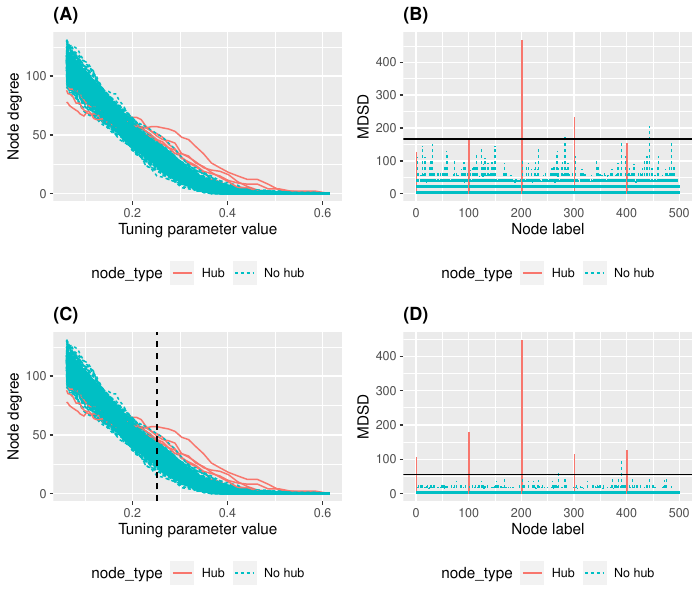

The script that saved this image:

# 21.03.2024

library(hglasso)
library(huge)
library(ggplot2)
library(dplyr)
library(gridExtra)

source("functions/hub_detection_huge.R")

p = 500
n = 50

set.seed(1)

true_nmb_hubs = 5

Data = huge.generator(n = n, d = p, graph = "hub", g = true_nmb_hubs)

Sigma = Data$sigma

A_true = Data$theta

A_true = as.matrix(A_true)

true_hubs = colSums(A_true)

true_hubs = order(-true_hubs)[1:true_nmb_hubs]

X = MASS::mvrnorm(n = n, mu = rep(0, p), Sigma)

nlambda = 50

res = huge(X, nlambda = nlambda, method = "glasso")

burn_thr = 0.5

hub_res = hub_detection_huge(huge_est = res, burn_thr = burn_thr, plot = FALSE)

degree_data = hub_res$raw_data

node_h = rep("No hub", p)
node_h[true_hubs] = "Hub"
node_h = as.factor(node_h)

degree_data$node_type = rep(node_h, each = nlambda)

p1 = ggplot(degree_data, 
            aes(x = lambda, y = Degree, group = node, color = node_type)
) +
  geom_line(aes(lty = node_type)) +
  theme(legend.position = "bottom", 
        plot.title = element_text(face = "bold")
  ) + 
  ylab("Node degree") +
  xlab("Tuning parameter value") +
  labs(title = "(A)")

p1

sol_path_data = hub_res$sol_path_data

sol_path_data$node_type = node_h

p2 = ggplot(sol_path_data, aes(x = node, y = MDSD)) +
  geom_segment(
    aes(x = node, xend = node, y = 0, yend = MDSD, 
        colour = node_type, lty = node_type)
  ) +
  theme(axis.ticks.x=element_blank(),
        legend.position = "bottom",
        plot.title = element_text(face = "bold")
  ) +
  ylab("MDSD") +
  xlab("Node label") +
  labs(title = "(B)")

p2

MDSD_p = mean(sol_path_data$MDSD)

p2 = p2 + geom_hline(yintercept = 3*MDSD_p)

p2

## When degree distribution skewness is taken into account,

node_names = as.character(1:p)

Degree_lambda = matrix(0, nrow = p, ncol = nlambda)

colnames(Degree_lambda) = res$lambda
rownames(Degree_lambda) = node_names

for(j in 1:nlambda){
  
  d_temp = colSums(as.matrix(res$path[[j]]))
  
  names(d_temp) = node_names
  
  Degree_lambda[node_names, j] = d_temp
  
}

d_skewness = apply(Degree_lambda, 2, e1071::skewness)

d_skewness[is.na(d_skewness)] = 0

burn = which(d_skewness < burn_thr)

thr = res$lambda[burn[2]]

p3 = ggplot(degree_data, 
            aes(x = lambda, y = Degree, group = node, color = node_type)
) +
  geom_line(aes(lty = node_type)) +
  theme(legend.position = "bottom", 
        plot.title = element_text(face = "bold")
  ) + 
  ylab("Node degree") +
  xlab("Tuning parameter value") +
  labs(title = "(C)") +
  geom_vline(xintercept = thr, linetype = "dashed")

p3

p4 = ggplot(sol_path_data, aes(x = node, y = MDSD_burn)) +
  geom_segment(
    aes(x = node, xend = node, y = 0, yend = MDSD_burn, 
        colour = node_type, lty = node_type)
  ) +
  theme(axis.ticks.x=element_blank(),
        legend.position = "bottom",
        plot.title = element_text(face = "bold")
  ) +
  ylab("MDSD") +
  xlab("Node label") +
  labs(title = "(D)")

p4

MDSD_burn_p = mean(sol_path_data$MDSD_burn)

p4 = p4 + geom_hline(yintercept = 3*MDSD_burn_p)

p4

##

grid.arrange(p1, p2, p3, p4, ncol = 2)

tiff("manuscript_figures/Fig1b.tif",
     units = "in",
     res = 300,
     width = 7,
     height = 6)

grid.arrange(p1, p2, p3, p4, ncol = 2)

dev.off()

pdf("manuscript_figures/Fig1b.pdf",
    width = 7,
    height = 6)

grid.arrange(p1, p2, p3, p4, ncol = 2)

dev.off()

png("manuscript_figures/Fig1b.png",
    units = "in",
    res = 300,
    width = 7,
    height = 6)

grid.arrange(p1, p2, p3, p4, ncol = 2)

dev.off()
